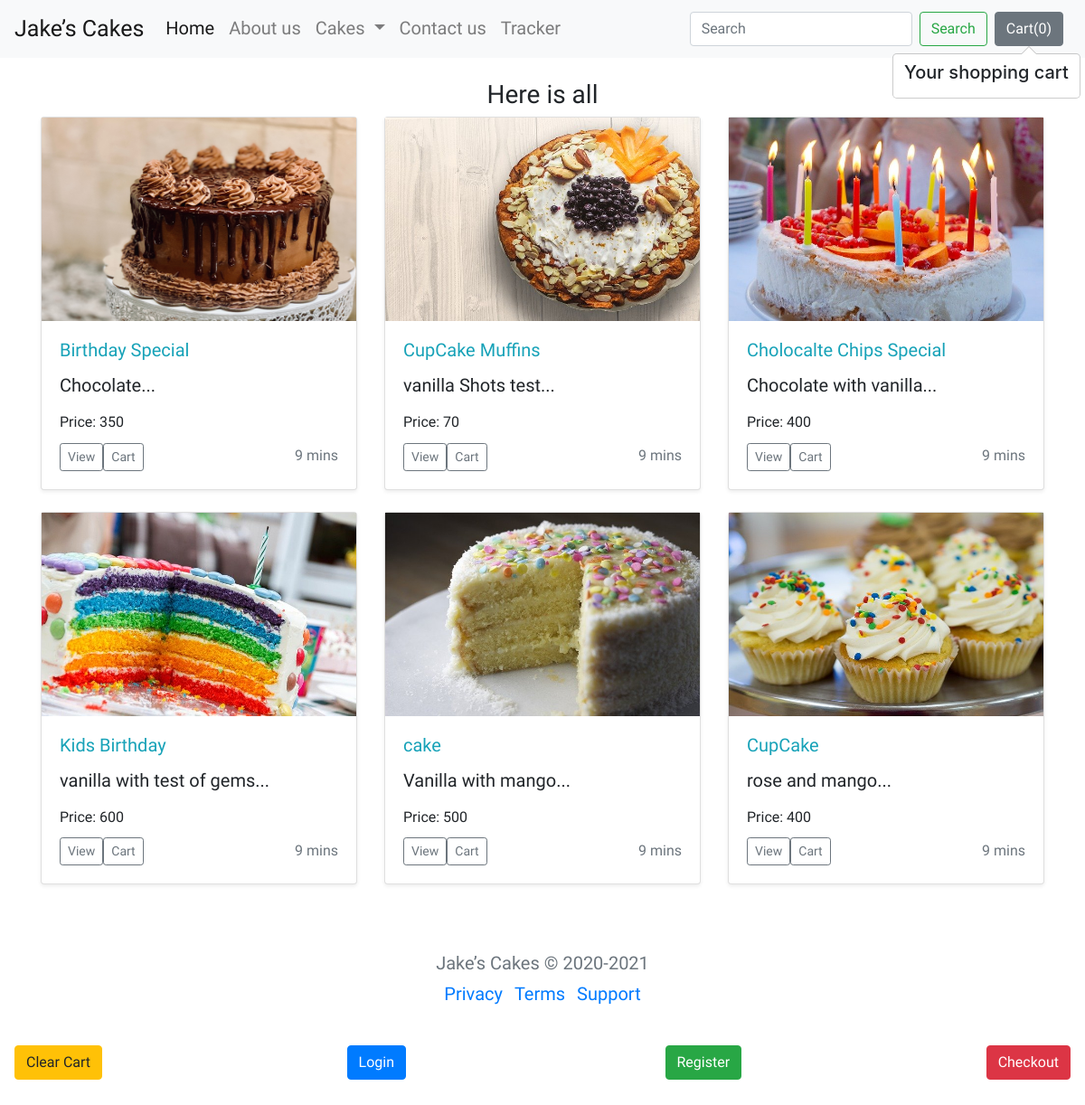
The page /birthday/ on the database its author committed.
### myBakery/models.py (models this page shows)
class BirthdayProduct(models.Model):
    product_id = models.AutoField
    product_name = models.CharField(max_length=50)
    category = models.CharField(max_length=50, default="")
    subcategory = models.CharField(max_length=50, default="")
    shop_name = models.CharField(max_length=50, default="")
    shop_address = models.CharField(max_length=500, default="")
    price = models.IntegerField(default=0)
    desc = models.CharField(max_length=300)
    pub_date = models.DateField()
    image = models.ImageField(upload_to='static/img', default="")
    def __str__(self):
        return self.product_name

### myBakery/views.py (the view)
# urls.py: path('birthday/', user_views.birthday, name="birthday"),
def birthday(request):
    products = BirthdayProduct.objects.all()
    print(products)
    n = len(products)
    nSlides = n//3 + ceil((n/3)-(n//3))
    params = {'no_of_slides':nSlides, 'range': range(1,nSlides),'product': products}
    return render(request, 'myBakery/birthdaySpecial.html', params)

### myBakery/templates/myBakery/birthdaySpecial.html (shortened to what this page needs)
{% extends 'myBakery/base.html' %}
{% block body %}
<div class="container my-4">
        <h3 class="my-2 text-center"> Here is all</h3>
        <div class="row">
            {% for i in product %}
                <div class="col-md-4">
                    <div class="card mb-4 shadow-sm">
                        <img src="/media/{{ i.image }}" width="100%" height="225">
                        <div class="card-body">
                            <h5 class="card-title text-info" id="namepr{{i.id}}">{{ i.product_name }}</h5>
                            <p class="card-text">{{ i.desc|slice:'0:40' }}...</p>
                            <h6 class="card-title">Price: <span id="pricepr{{i.id}}">{{ i.price }}</span></h6>
                            <div class="d-flex justify-content-between align-items-center">
                                <div class="btn-group">
                                    <a href="prodView/{{ i.id }}"><button type="button" id="qv{{i.id}}" class="btn btn-sm btn-outline-secondary">View
                                             </button> </a>
                                    <span id="divpr{{ i.id }}" class="divpr">
                                    <button type="button" id="pr{{i.id}}" class="btn btn-sm btn-outline-secondary cart">Cart
                                    </button>
                                    </span>
                                </div>
                                <small class="text-muted">9 mins</small>
                            </div>
                        </div>
                    </div>
                </div>
            {% endfor %}
            </div>
        </div>
{% endblock body %}

### myBakery/templates/myBakery/base.html (style rules this page uses)
body { font-family: 'Charm'; font-size: 20px; }

### rows shown on the page
BirthdayProduct: image (picture), product_name "Birthday Special", desc "Chocolate", price "350"
BirthdayProduct: image (picture), product_name "CupCake Muffins", desc "vanilla Shots test", price "70"
BirthdayProduct: image (picture), product_name "Cholocalte Chips Special", desc "Chocolate with vanilla", price "400"
BirthdayProduct: image (picture), product_name "Kids Birthday", desc "vanilla with test of gems", price "600"
BirthdayProduct: image (picture), product_name "cake", desc "Vanilla with mango", price "500"
BirthdayProduct: image (picture), product_name "CupCake", desc "rose and mango", price "400"
